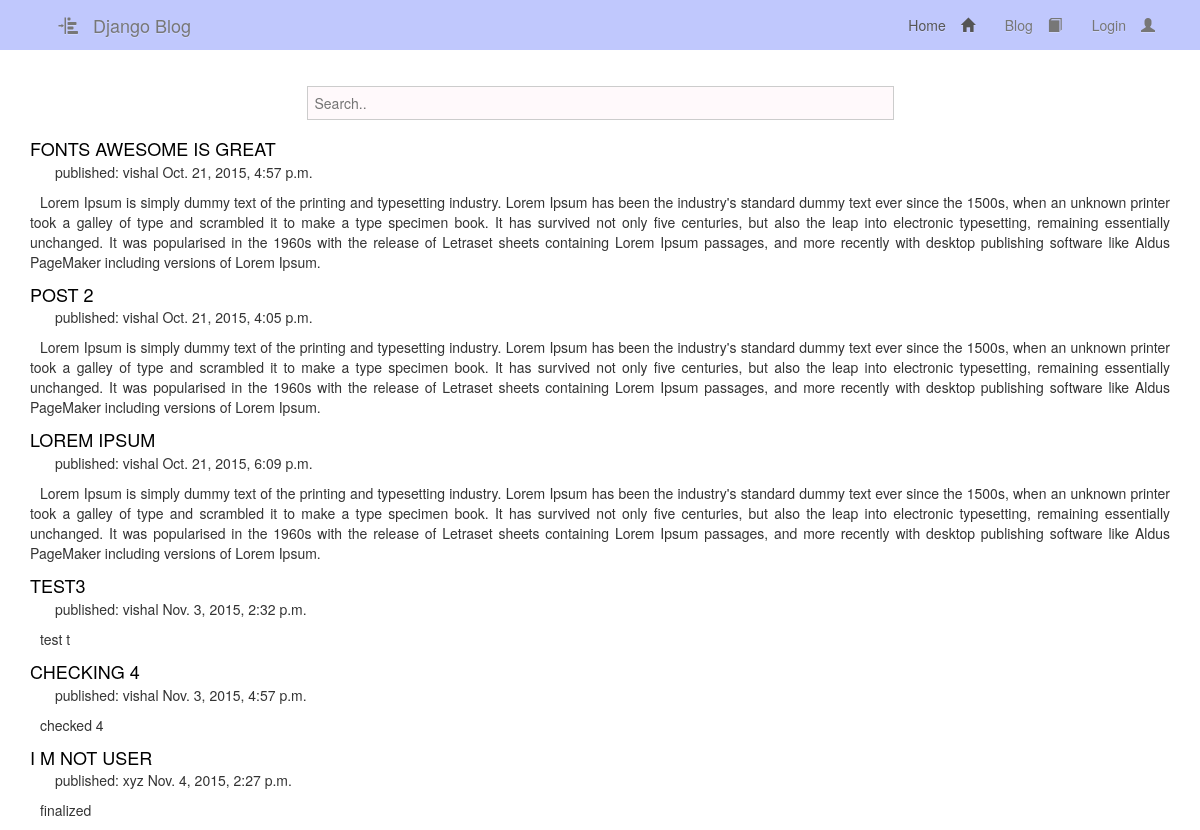
Page /blog/ on the earlier database version.
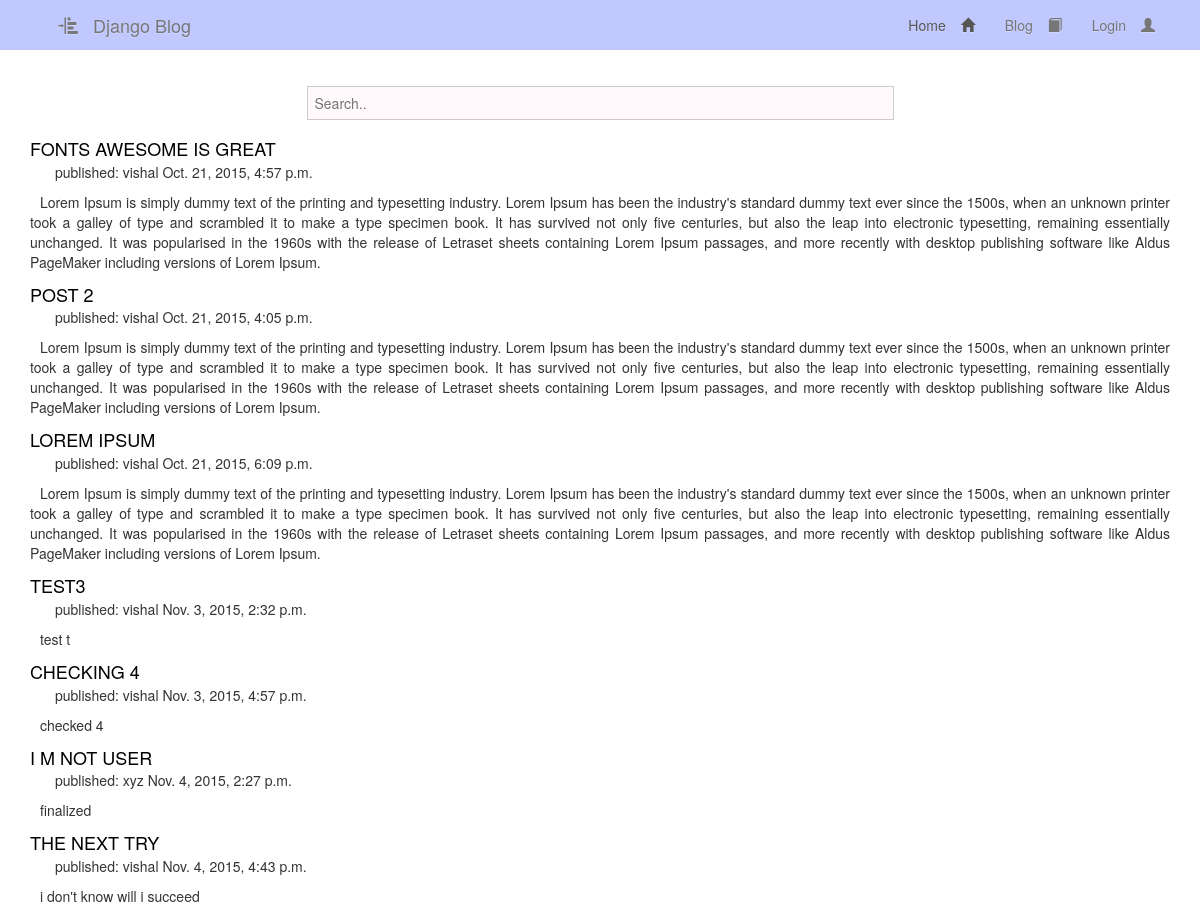
Same page on the later database version.
### blog/models.py (models this page shows, shortened)
class Post(models.Model):
    author = models.ForeignKey('auth.User')
    title = models.CharField(max_length=200)
    text = models.TextField()
    created_date = models.DateTimeField(
                    default=timezone.now)
    published_date = models.DateTimeField(
                    blank=True, null=True)

### blog/views.py (the view)
class PostListView(ListView):
    model = Post
    def get_context_data(self, **kwargs):
        context = super(PostListView, self).get_context_data(**kwargs)
        return context
    def get_queryset(self):
        user = self.request.user
        if user.is_superuser:
            return Post.objects.all()
        elif user.is_active :
            return Post.objects.filter(author=user)
        else:
            return Post.objects.all()

### blog/templates/blog/post_list.html (shortened to what this page needs)
{% extends "base.html" %}
{% block content %}
	<div class="container">
			<div class="row form">
				<form action="/search/" method="get" >{% csrf_token %}
					<input type="search" name="q" id="q" placeholder="Search.."/>
				</form>
			</div>
			<div class="row">
				<div class="post">
					{% for post in object_list %}
			    		<div class="col-lg-12 col-md-12 col-sm-12 col-xs-12 post">
			        		<a class="post_title" href="{% url "posts:post_detail" pk=post.pk %}">{{ post.title }}</a>
			        		<p class="meta">published: {{ post.author }} {{ post.published_date }}</p>
			       		 	<p>{{ post.text|linebreaks }}</p>
			    		</div>
					{% endfor %}
				</div>
			</div>
	</div>
{% endblock content %}

### templates/base.html (shortened to what this page needs)
{% load staticfiles %}
<!DOCTYPE html>
<html>
	<head>
		<link rel="stylesheet" href="{% static "css/bootstrap.min.css" %}" />
		<link rel="stylesheet" href="{% static "css/bootstrap-theme.min.css" %}" />
		<link rel="stylesheet" href="{% static "css/style.css" %}" />
	</head>
		<body class="imbody">
			<div id="header">
			<div class="container">
			{% include 'nav_bar.html' %}
			</div>
    		</div>
				 {% block content %}
        	{% endblock %}
	</body>
</html>

### templates/nav_bar.html (shortened to what this page needs)
{% load staticfiles %}
<nav class="navbar navbar-default"  role ="navigation">
    <div class="navbar-header">
      <a class="navbar-brand" href="/"><span class="glyphicon glyphicon-indent-left" style="padding-right:15px;"></span>Django Blog</a>
    </div>
    <div class="collapse navbar-collapse" id="django-bar">
      <ul class="nav navbar-nav navbar-right">
          <li class="active"><a href="/">Home<span class="glyphicon glyphicon-home"></span></a></li>
          <li><a href="/blog/">Blog<span class="glyphicon glyphicon-book"></span></a></li>
          {% if user.is_authenticated %}
          <li><a href="{% url "posts:post_new" %}">Add Post<span class="glyphicon glyphicon-plus"></span></a></li>
          <li><a href="{% url "user:logout" %}">Logout<span class="glyphicon glyphicon-user"></span></a></li>
          {% else %}
          <li><a href="{% url "user:login" %}">Login<span class="glyphicon glyphicon-user"></span></a></li>
          {% endif %}
        </ul>
      </div>
</nav>

### blog/static/css/style.css (style rules this page uses)
.post_title { padding-bottom:10px; margin-bottom:10px; border-bottom:1px solid rgba(0,0,0,0.2) }
a.post_title { text-decoration: none; color:#000; font-size:18px; text-transform: uppercase; border:none; }
body { margin:0; padding:0; }
#header { background: rgba(150,164,252,0.6); width:100%; margin-bottom:20px; }
p.meta { padding-left:15px; }
.navbar-default .navbar-nav>.active>a { background:none !important; box-shadow: none !important; -webkit-box-shadow: none !important; }
.navbar-default { background:none !important; border:none !important; box-shadow: none !important; -webkit-box-shadow: none !important; }
.navbar { margin:0 !important; }
.post p { text-align: justify; text-indent: 10px; }
a span { padding-left:15px; }
input,textarea { width:80%; }

Differences in the rows shown:
added Post: title "THE NEXT TRY", author "vishal", published_date "Nov. 4, 2015, 4:43 p.m.", text "i don't know will i succeed"
